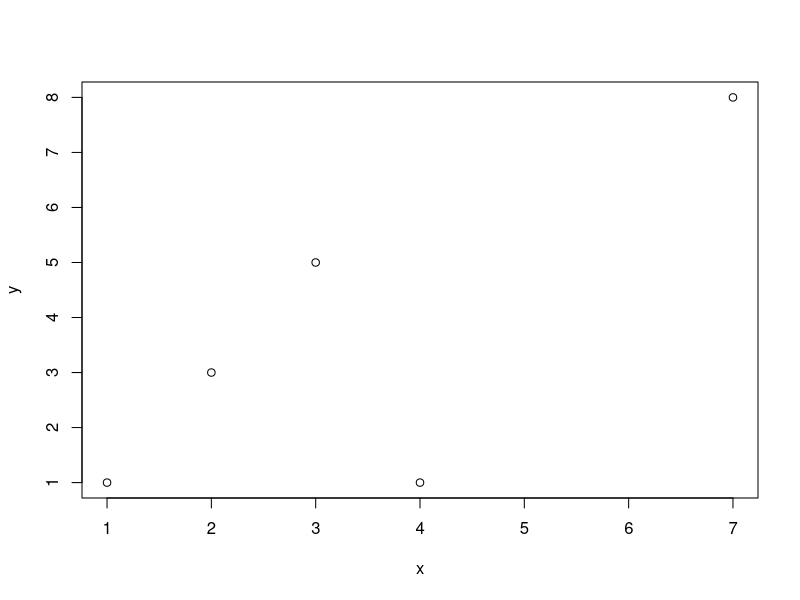
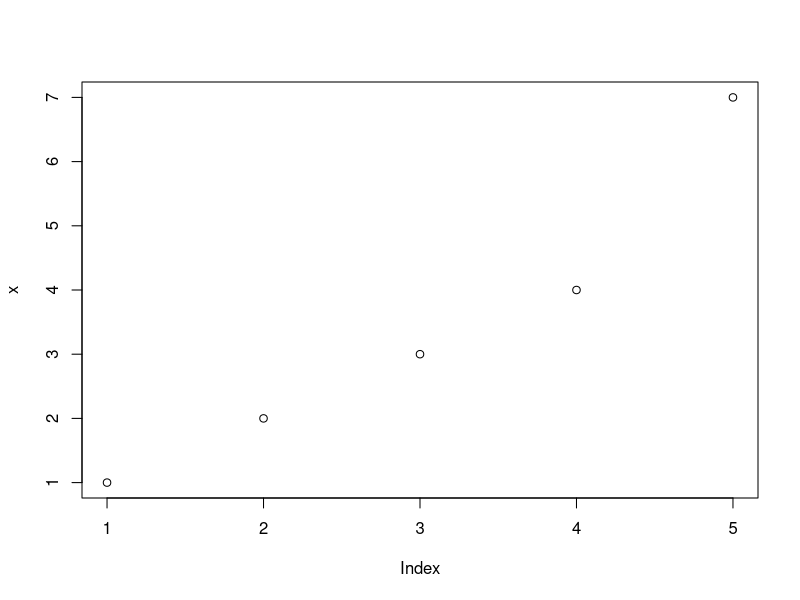
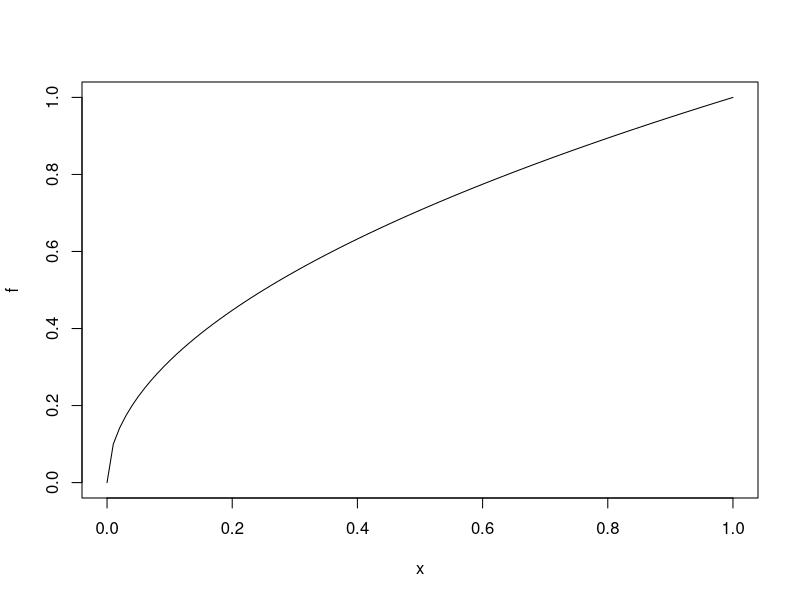
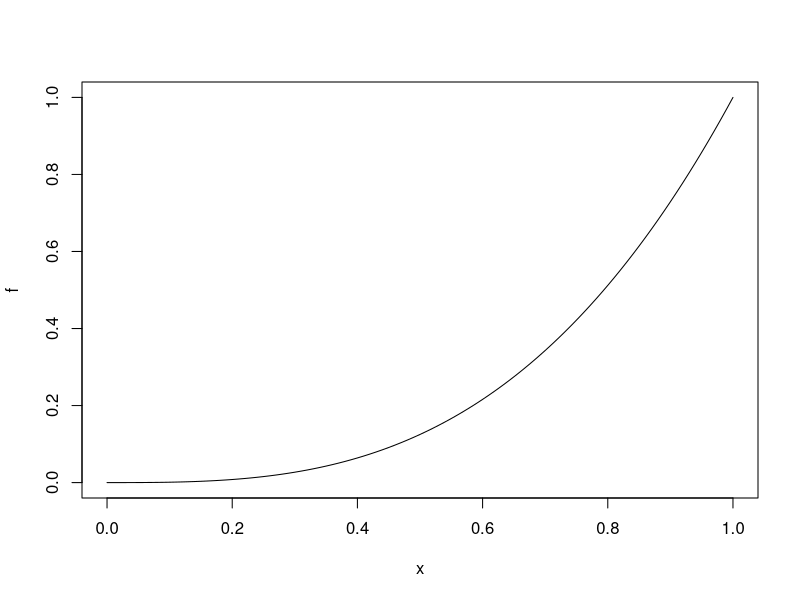
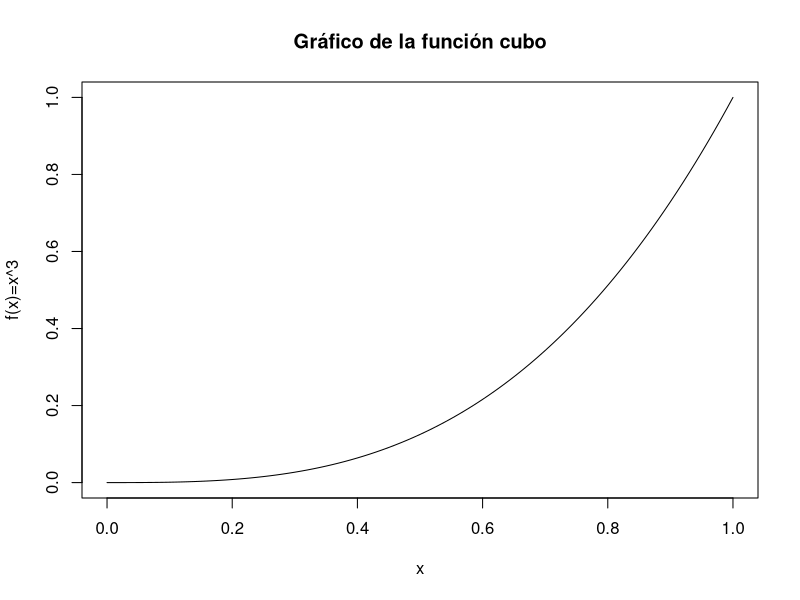
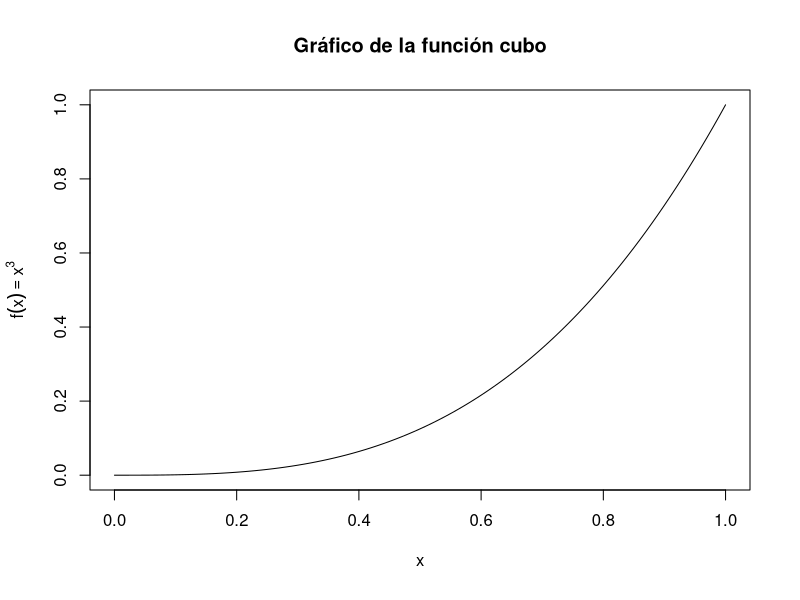
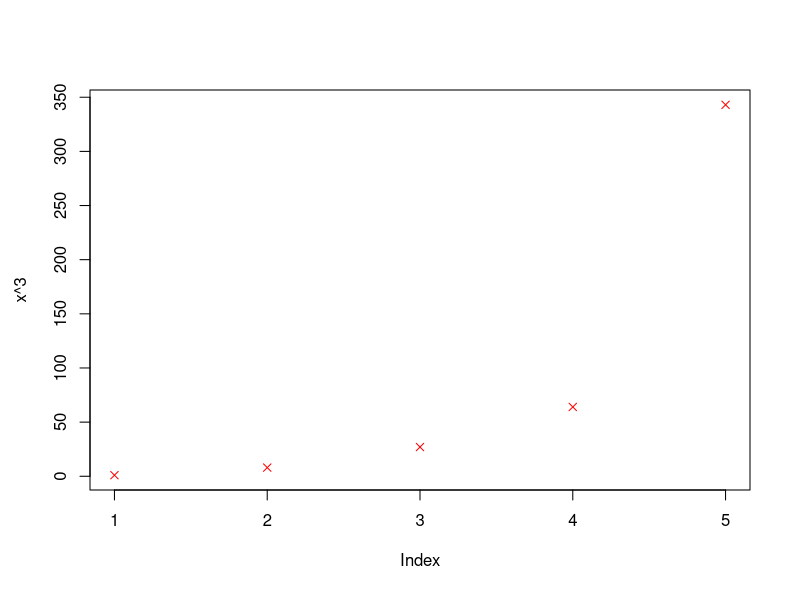
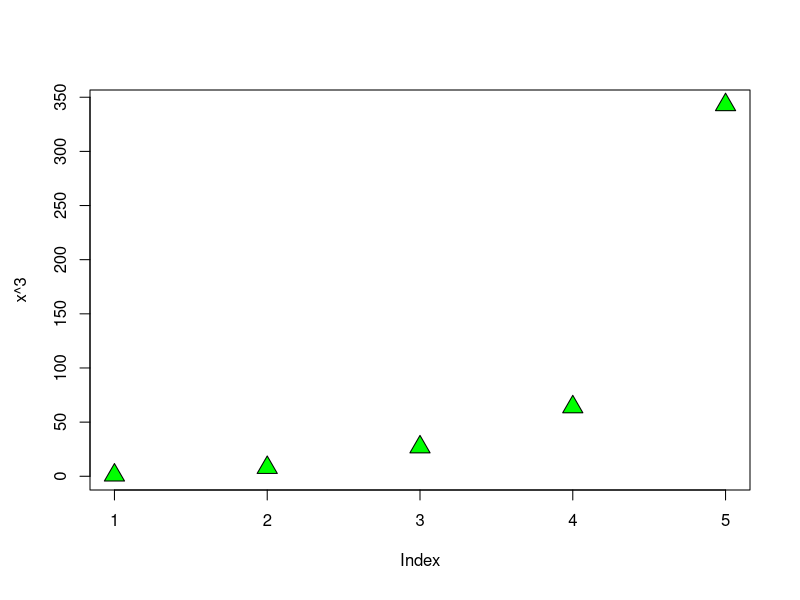

Reproduce these figures in R, in order.
###################################################################################
##                                                                               ## 
## Dr. Israel Aguilera Navarrete                                                 ## 
## Investigador por México (IxM),                                                ## 
## de la Secretaría de Ciencia Humanidades Tecnología e Innovación (SECIHTI)     ## 
## Asignado a la Dirección de Investigación Aplicada y Desarrollo (DIAyD)        ## 
## del Centro de Innovación Aplicada en Tecnologías Competitivas, A.C. (CIATEC), ## 
## Calle Omega 201, León de los Aldama C.P. 37545 Guanajuato, México.            ## 
##                                                                               ##
################################################################################### 

# Gráficos sencillos en los ejes XY.

x = c(1,2,3,4,7)
y = c(1,3,5,1,8)
plot(x,y)

plot(x)

f = function(x){sqrt(x)}
plot(f)

f = function(x){x^3}
plot(f)
plot(f,main = "Gráfico de la función cubo", 
ylab = "f(x)=x^3")
viejo.par = par()
par(mar = c(5,4,4,2)+0.5)
plot(f,main = 
         "Gráfico de la función cubo", 
       ylab = expression(f(x)==x^3))


plot(x^3, pch=4, 
       col="red", cex=1)

plot(x^3, pch=24, 
       col="black", bg="green", 
       cex=2)

plot(x^3, type="o")     

plot(x^3, type="l", 
     col="blue", lty=2, lwd=3)

f = function(x){x^2}
plot(f,xlim=c(-1,1),
       ylim=c(-1,1))
points(0,0,pch=16)

f = function(x){x^2}
plot(f,xlim=c(-1,1),
       ylim=c(-1,1))
points(0,0,pch=16)
abline(h=0,col="green")

f = function(x){x^2}
plot(f,xlim=c(-1,1),
       ylim=c(-1,1))
points(0,0,pch=16)
abline(h=0,col="green")
curve(-x^2,col="red",
        add=TRUE)

f = function(x){x^2}
plot(f,xlim=c(-1,1),
       ylim=c(-1,1))
points(0,0,pch=16)
abline(h=0,col="green")
curve(-x^2,col="red",
        add=TRUE)
text(0,0,labels=
         "pt.intersección",pos=1)

f = function(x){x^2}
plot(f,xlim=c(-1,1),
       ylim=c(-1,1))
points(0,0,pch=16)
abline(h=0,col="green")
curve(-x^2,col="red",
        add=TRUE)
text(0,0,labels=
         "pt.intersección",pos=1)

legend("topleft",legend=c(expression(x^2),
                            expression(-x^2),expression(y=0)),
         col=c("black","red","green"),lwd=3)
